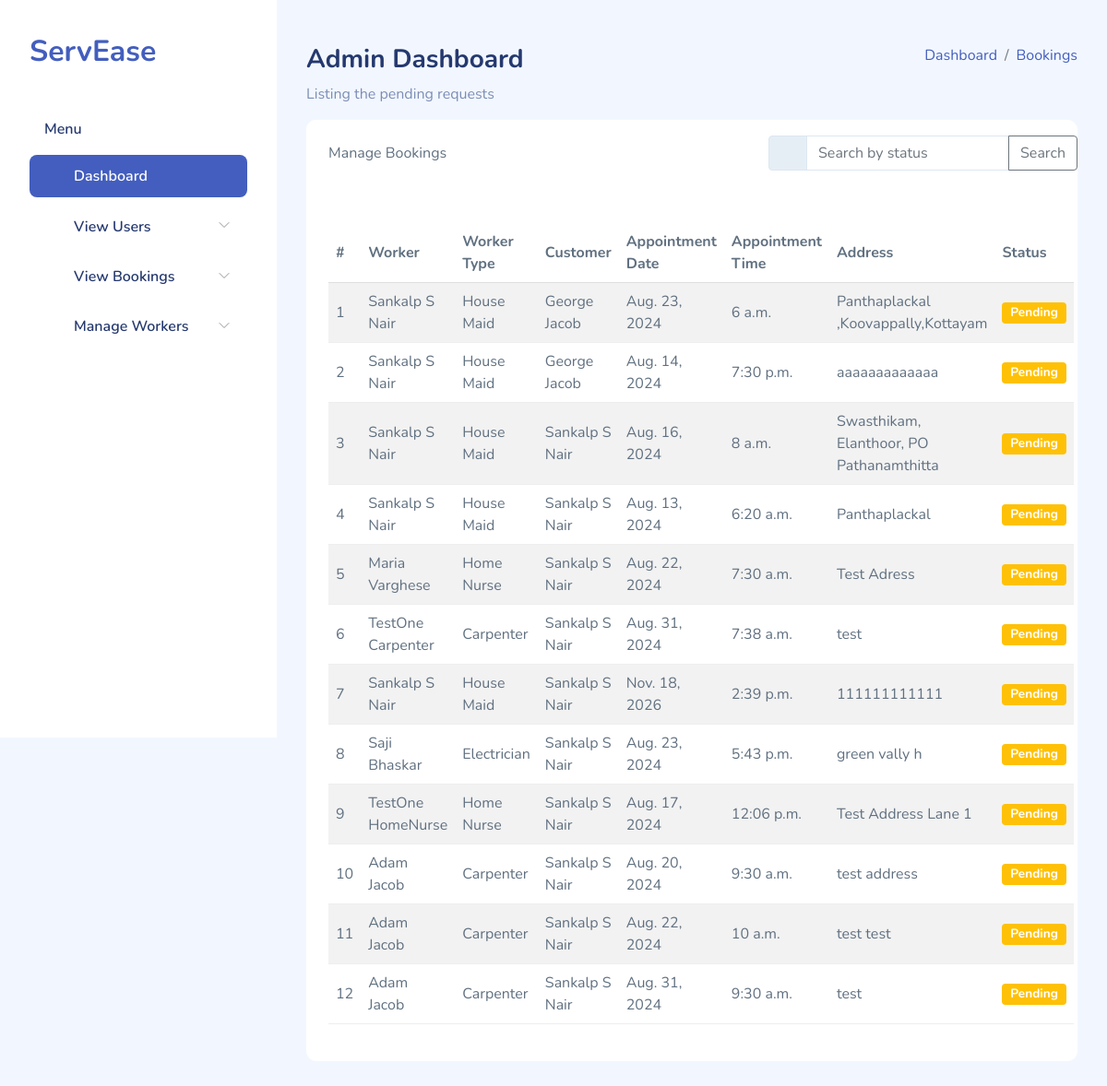
The app's page /new-bookings/, older data.
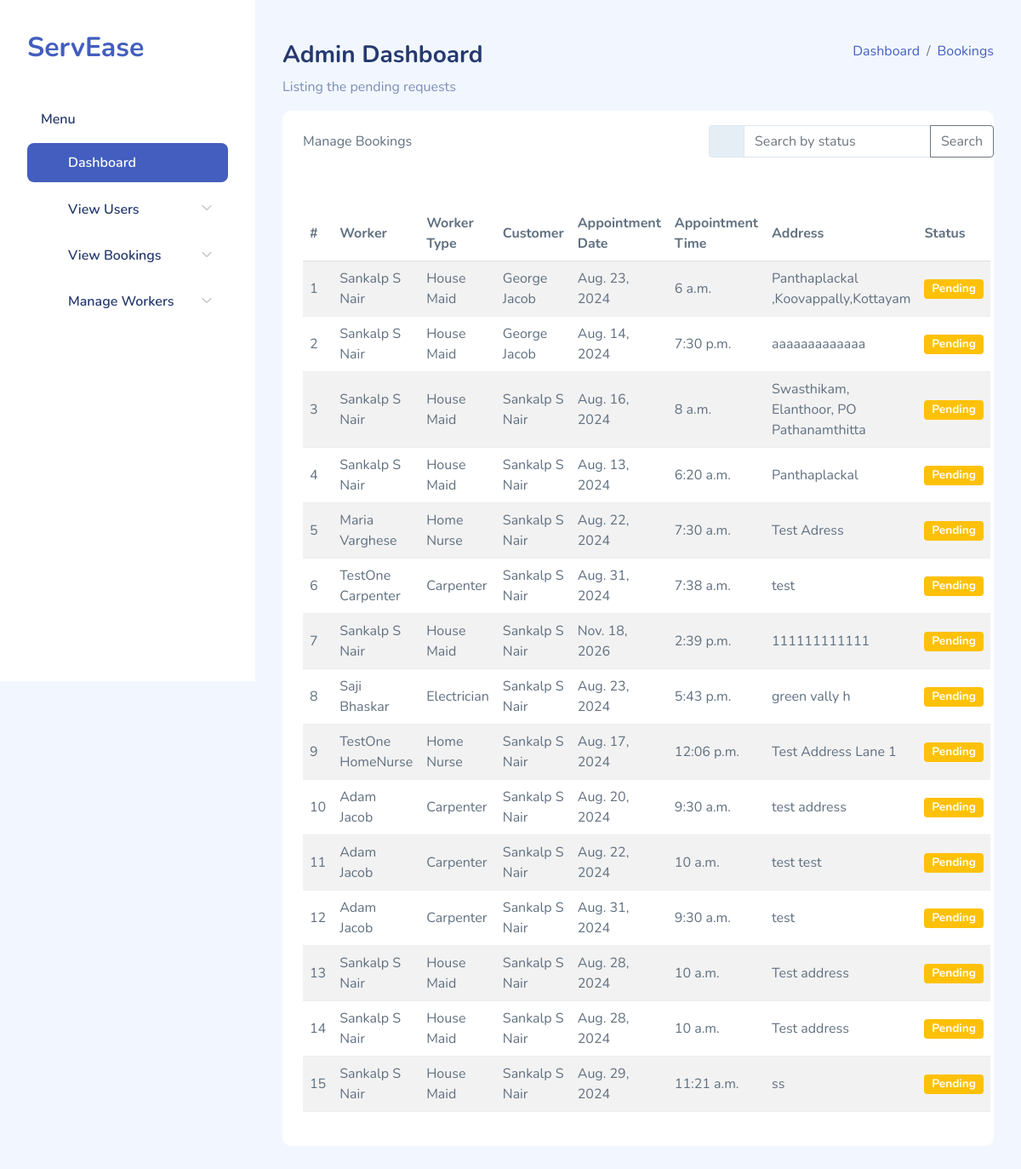
The same page, newer data.
### Home_app/models.py (models this page shows, shortened)
class Booking(models.Model):
    worker_id = models.ForeignKey('Users', on_delete=models.CASCADE, related_name='bookings')
    worker_type = models.CharField(max_length=50, choices=[
        ('House Maid', 'House Maid'),
        ('Carpenter', 'Carpenter'),
        ('Plumber', 'Plumber'),
        ('Electrician', 'Electrician'),
        ('Home Nurse', 'Home Nurse'),
    ])
    customer_id = models.ForeignKey('Users', on_delete=models.CASCADE, related_name='customer_bookings')
    appointment_date = models.DateField()
    appointment_time = models.TimeField()
    address = models.TextField()
    status = models.CharField(max_length=20, choices=[
        ('Pending', 'Pending'),
        ('Paid', 'Paid'),
        ('Confirmed', 'Confirmed'),
        ('Completed', 'Completed'),
        ('Cancelled', 'Cancelled'),
    ], default='Pending')
    service_type = models.CharField(max_length=100, blank=True)
    description = models.TextField(blank=True)
    pay_amount = models.DecimalField(max_digits=10, decimal_places=2, null=True, blank=True)
    hours_booked = models.PositiveIntegerField(default=1)
    class Meta:
        app_label = 'Home_app'

class Users(models.Model):
    user_id = models.AutoField(primary_key=True)
    firstname = models.CharField(max_length=20,blank=False)
    lastname = models.CharField(max_length=20,blank=False)
    email = models.EmailField(unique=True,blank=False)
    phone = models.CharField(max_length=10,null=True)
    address = models.TextField()
    place=models.CharField(max_length=30, blank=True)
    availability = models.IntegerField(default=0)
    district = models.CharField(max_length=20, blank=True)
    image = models.ImageField(upload_to='profile_pic', null=True, blank=True)
    password = models.CharField(max_length=256)
    usertype = models.CharField(max_length=20)
    active = models.BooleanField(default=True)

### Home_app/views.py (the view)
# urls.py: path('new-bookings/', views.new_bookings, name='new_bookings'),
def new_bookings(request):
    bookings = Booking.objects.all()
    context = {
        'bookings': bookings
    }
    return render(request, 'admin_temp/new_bookings.html', context)

### templates/admin_temp/new_bookings.html (shortened to what the changed rows need)
{% load static %}
<!DOCTYPE html>
<html lang="en">
<head>
    <link rel="stylesheet" href="{% static 'adm_assets/css/bootstrap.css' %}">
    <link rel="stylesheet" href="{% static 'adm_assets/vendors/iconly/bold.css'%}">
    <link rel="stylesheet" href="{% static 'adm_assets/vendors/perfect-scrollbar/perfect-scrollbar.css' %}">
    <link rel="stylesheet" href="{% static 'adm_assets/vendors/bootstrap-icons/bootstrap-icons.css' %}">
    <link rel="stylesheet" href="{% static 'adm_assets/css/app.css' %}">
</head>
<body>
    <div id="app">
        <div id="main">
            <div class="page-heading">
                <section class="section">
                    <div class="card">
                        <div class="card-body">
                            <table class="table table-striped" id="table1">
                                <thead>
                                    <tr>
                                        <th>#</th>
                                        <th>Worker</th>
                                        <th>Worker Type</th>
                                        <th>Customer</th>
                                        <th>Appointment Date</th>
                                        <th>Appointment Time</th>
                                        <th>Address</th>
                                        <th>Status</th>
                                    </tr>
                                </thead>
                                <tbody>
                                    {% for booking in bookings %}
                                    <tr>
                                        <td>{{ forloop.counter }}</td>
                                        <td>{{ booking.worker_id.firstname }} {{ booking.worker_id.lastname }}</td>
                                        <td>{{ booking.worker_type }}</td>
                                        <td>{{ booking.customer_id.firstname }} {{ booking.customer_id.lastname }}</td>
                                        <td>{{ booking.appointment_date }}</td>
                                        <td>{{ booking.appointment_time }}</td>
                                        <td>{{ booking.address }}</td>
                                        <td>
                                            <a href="{% url 'change_booking_status' booking.id %}">
                                                {% if booking.status == 'Pending' %}
                                                    <span class="badge bg-warning">Pending</span>
                                                {% elif booking.status == 'Paid' %}
                                                    <span class="badge bg-success">Paid</span>
                                                {% elif booking.status == 'Confirmed' %}
                                                    <span class="badge bg-primary">Confirmed</span>
                                                {% elif booking.status == 'Completed' %}
                                                    <span class="badge bg-success">Completed</span>
                                                {% elif booking.status == 'Cancelled' %}
                                                    <span class="badge bg-danger">Cancelled</span>
                                                {% endif %}
                                            </a>
                                        </td>
                                    </tr>
                                    {% empty %}
                                    <tr>
                                        <td colspan="8">No bookings found.</td>
                                    </tr>
                                    {% endfor %}
                                </tbody>
                            </table>
                        </div>
                    </div>
                </section>
            </div>
        </div>
    </div>
</body>
</html>

Row changes from the older to the newer data that the page shows:
added Booking: worker_id.firstname "Sankalp", worker_id.lastname "S Nair", worker_type "House Maid", customer_id.firstname "Sankalp", customer_id.lastname "S Nair", appointment_date "Aug. 28, 2024", appointment_time "10 a.m.", address "Test address", status "Pending"
added Booking: worker_id.firstname "Sankalp", worker_id.lastname "S Nair", worker_type "House Maid", customer_id.firstname "Sankalp", customer_id.lastname "S Nair", appointment_date "Aug. 28, 2024", appointment_time "10 a.m.", address "Test address", status "Pending"
added Booking: worker_id.firstname "Sankalp", worker_id.lastname "S Nair", worker_type "House Maid", customer_id.firstname "Sankalp", customer_id.lastname "S Nair", appointment_date "Aug. 29, 2024", appointment_time "11:21 a.m.", address "ss", status "Pending"
